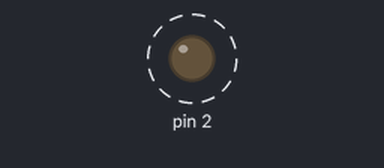
Bench run of a sketch on a simulated Arduino Uno, built with avr-gcc and run on an emulated ATmega328P. Parts: output pins drawn as LEDs (lit = HIGH). Dashed ring = blinking.

Above: at 0.05 s.
Timing chart, 0 to 3.0 s (numbered marks = the images above):
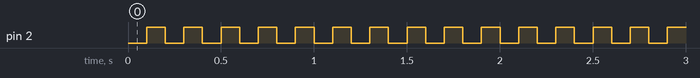

The sketch:

clocktest.ino
```cpp
int thing = 0;

void setup() {
  // put your setup code here, to run once:
  pinMode(2, OUTPUT);
}

void loop() {
  // put your main code here, to run repeatedly:
  digitalWrite(2, thing);
  thing = 1-thing;
  delay(100);
}
```

Measured:
- by itself, pin 2: alternates HIGH for 0.10 s and LOW for 0.10 s
